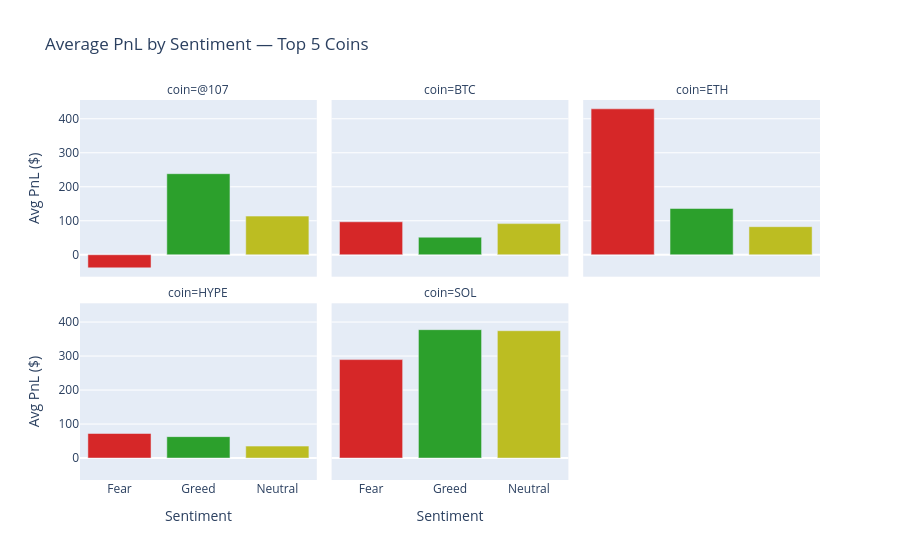

Notebook cell for this chart:
### Markdown cell above
## 4. Top Coins: Performance by Sentiment

### Code cell
top_5_coins = closed['coin'].value_counts().head(5).index.tolist()

coin_sent = (
    closed[closed['coin'].isin(top_5_coins)]
    .groupby(['coin','broad_sentiment'])
    .agg(
        avg_pnl  = ('closed_pnl','mean'),
        win_rate = ('is_winner','mean'),
        n_trades = ('closed_pnl','count')
    )
    .reset_index()
)

fig = px.bar(coin_sent, x='broad_sentiment', y='avg_pnl',
             facet_col='coin', facet_col_wrap=3,
             color='broad_sentiment',
             color_discrete_map={'Fear':'#d62728','Neutral':'#bcbd22','Greed':'#2ca02c'},
             title='Average PnL by Sentiment — Top 5 Coins',
             labels={'broad_sentiment':'Sentiment','avg_pnl':'Avg PnL ($)'})
fig.update_layout(showlegend=False)
fig.show()

### Figure 1 — Plotly figure (JSON) as saved in the notebook; plotly's stock layout.template omitted (floating-point values rounded to 4 significant figures)
{"data": [{"hovertemplate": "Sentiment=%{x}<br>coin=@107<br>Avg PnL ($)=%{y}<extra></extra>", "legendgroup": "Fear", "marker": {"color": "#d62728", "pattern": {"shape": ""}}, "name": "Fear", "orientation": "v", "showlegend": true, "textposition": "auto", "type": "bar", "x": ["Fear"], "xaxis": "x4", "y": [-38.55], "yaxis": "y4"}, {"hovertemplate": "Sentiment=%{x}<br>coin=BTC<br>Avg PnL ($)=%{y}<extra></extra>", "legendgroup": "Fear", "marker": {"color": "#d62728", "pattern": {"shape": ""}}, "name": "Fear", "orientation": "v", "showlegend": false, "textposition": "auto", "type": "bar", "x": ["Fear"], "xaxis": "x5", "y": [96.97], "yaxis": "y5"}, {"hovertemplate": "Sentiment=%{x}<br>coin=ETH<br>Avg PnL ($)=%{y}<extra></extra>", "legendgroup": "Fear", "marker": {"color": "#d62728", "pattern": {"shape": ""}}, "name": "Fear", "orientation": "v", "showlegend": false, "textposition": "auto", "type": "bar", "x": ["Fear"], "xaxis": "x6", "y": [429.2], "yaxis": "y6"}, {"hovertemplate": "Sentiment=%{x}<br>coin=HYPE<br>Avg PnL ($)=%{y}<extra></extra>", "legendgroup": "Fear", "marker": {"color": "#d62728", "pattern": {"shape": ""}}, "name": "Fear", "orientation": "v", "showlegend": false, "textposition": "auto", "type": "bar", "x": ["Fear"], "xaxis": "x", "y": [72.27], "yaxis": "y"}, {"hovertemplate": "Sentiment=%{x}<br>coin=SOL<br>Avg PnL ($)=%{y}<extra></extra>", "legendgroup": "Fear", "marker": {"color": "#d62728", "pattern": {"shape": ""}}, "name": "Fear", "orientation": "v", "showlegend": false, "textposition": "auto", "type": "bar", "x": ["Fear"], "xaxis": "x2", "y": [289.6], "yaxis": "y2"}, {"hovertemplate": "Sentiment=%{x}<br>coin=@107<br>Avg PnL ($)=%{y}<extra></extra>", "legendgroup": "Greed", "marker": {"color": "#2ca02c", "pattern": {"shape": ""}}, "name": "Greed", "orientation": "v", "showlegend": true, "textposition": "auto", "type": "bar", "x": ["Greed"], "xaxis": "x4", "y": [238.4], "yaxis": "y4"}, {"hovertemplate": "Sentiment=%{x}<br>coin=BTC<br>Avg PnL ($)=%{y}<extra></extra>", "legendgroup": "Greed", "marker": {"color": "#2ca02c", "pattern": {"shape": ""}}, "name": "Greed", "orientation": "v", "showlegend": false, "textposition": "auto", "type": "bar", "x": ["Greed"], "xaxis": "x5", "y": [51.66], "yaxis": "y5"}, {"hovertemplate": "Sentiment=%{x}<br>coin=ETH<br>Avg PnL ($)=%{y}<extra></extra>", "legendgroup": "Greed", "marker": {"color": "#2ca02c", "pattern": {"shape": ""}}, "name": "Greed", "orientation": "v", "showlegend": false, "textposition": "auto", "type": "bar", "x": ["Greed"], "xaxis": "x6", "y": [136.1], "yaxis": "y6"}, {"hovertemplate": "Sentiment=%{x}<br>coin=HYPE<br>Avg PnL ($)=%{y}<extra></extra>", "legendgroup": "Greed", "marker": {"color": "#2ca02c", "pattern": {"shape": ""}}, "name": "Greed", "orientation": "v", "showlegend": false, "textposition": "auto", "type": "bar", "x": ["Greed"], "xaxis": "x", "y": [62.99], "yaxis": "y"}, {"hovertemplate": "Sentiment=%{x}<br>coin=SOL<br>Avg PnL ($)=%{y}<extra></extra>", "legendgroup": "Greed", "marker": {"color": "#2ca02c", "pattern": {"shape": ""}}, "name": "Greed", "orientation": "v", "showlegend": false, "textposition": "auto", "type": "bar", "x": ["Greed"], "xaxis": "x2", "y": [377.6], "yaxis": "y2"}, {"hovertemplate": "Sentiment=%{x}<br>coin=@107<br>Avg PnL ($)=%{y}<extra></extra>", "legendgroup": "Neutral", "marker": {"color": "#bcbd22", "pattern": {"shape": ""}}, "name": "Neutral", "orientation": "v", "showlegend": true, "textposition": "auto", "type": "bar", "x": ["Neutral"], "xaxis": "x4", "y": [113.6], "yaxis": "y4"}, {"hovertemplate": "Sentiment=%{x}<br>coin=BTC<br>Avg PnL ($)=%{y}<extra></extra>", "legendgroup": "Neutral", "marker": {"color": "#bcbd22", "pattern": {"shape": ""}}, "name": "Neutral", "orientation": "v", "showlegend": false, "textposition": "auto", "type": "bar", "x": ["Neutral"], "xaxis": "x5", "y": [91.6], "yaxis": "y5"}, {"hovertemplate": "Sentiment=%{x}<br>coin=ETH<br>Avg PnL ($)=%{y}<extra></extra>", "legendgroup": "Neutral", "marker": {"color": "#bcbd22", "pattern": {"shape": ""}}, "name": "Neutral", "orientation": "v", "showlegend": false, "textposition": "auto", "type": "bar", "x": ["Neutral"], "xaxis": "x6", "y": [82.54], "yaxis": "y6"}, {"hovertemplate": "Sentiment=%{x}<br>coin=HYPE<br>Avg PnL ($)=%{y}<extra></extra>", "legendgroup": "Neutral", "marker": {"color": "#bcbd22", "pattern": {"shape": ""}}, "name": "Neutral", "orientation": "v", "showlegend": false, "textposition": "auto", "type": "bar", "x": ["Neutral"], "xaxis": "x", "y": [35.15], "yaxis": "y"}, {"hovertemplate": "Sentiment=%{x}<br>coin=SOL<br>Avg PnL ($)=%{y}<extra></extra>", "legendgroup": "Neutral", "marker": {"color": "#bcbd22", "pattern": {"shape": ""}}, "name": "Neutral", "orientation": "v", "showlegend": false, "textposition": "auto", "type": "bar", "x": ["Neutral"], "xaxis": "x2", "y": [374.5], "yaxis": "y2"}], "layout": {"annotations": [{"font": {}, "showarrow": false, "text": "coin=HYPE", "x": 0.16, "xanchor": "center", "xref": "paper", "y": 0.465, "yanchor": "bottom", "yref": "paper"}, {"font": {}, "showarrow": false, "text": "coin=SOL", "x": 0.5, "xanchor": "center", "xref": "paper", "y": 0.465, "yanchor": "bottom", "yref": "paper"}, {"font": {}, "showarrow": false, "text": "coin=@107", "x": 0.16, "xanchor": "center", "xref": "paper", "y": 1.0, "yanchor": "bottom", "yref": "paper"}, {"font": {}, "showarrow": false, "text": "coin=BTC", "x": 0.5, "xanchor": "center", "xref": "paper", "y": 1.0, "yanchor": "bottom", "yref": "paper"}, {"font": {}, "showarrow": false, "text": "coin=ETH", "x": 0.84, "xanchor": "center", "xref": "paper", "y": 1.0, "yanchor": "bottom", "yref": "paper"}], "barmode": "relative", "legend": {"title": {"text": "Sentiment"}, "tracegroupgap": 0}, "showlegend": false, "title": {"text": "Average PnL by Sentiment — Top 5 Coins"}, "xaxis": {"anchor": "y", "categoryarray": ["Fear", "Greed", "Neutral"], "categoryorder": "array", "domain": [0.0, 0.32], "title": {"text": "Sentiment"}}, "xaxis2": {"anchor": "y2", "categoryarray": ["Fear", "Greed", "Neutral"], "categoryorder": "array", "domain": [0.34, 0.66], "matches": "x", "title": {"text": "Sentiment"}}, "xaxis3": {"anchor": "y3", "categoryarray": ["Fear", "Greed", "Neutral"], "categoryorder": "array", "domain": [0.68, 1.0], "matches": "x", "title": {"text": "Sentiment"}}, "xaxis4": {"anchor": "y4", "domain": [0.0, 0.32], "matches": "x", "showticklabels": false}, "xaxis5": {"anchor": "y5", "domain": [0.34, 0.66], "matches": "x", "showticklabels": false}, "xaxis6": {"anchor": "y6", "domain": [0.68, 1.0], "matches": "x", "showticklabels": false}, "yaxis": {"anchor": "x", "domain": [0.0, 0.465], "title": {"text": "Avg PnL ($)"}}, "yaxis2": {"anchor": "x2", "domain": [0.0, 0.465], "matches": "y", "showticklabels": false}, "yaxis3": {"anchor": "x3", "domain": [0.0, 0.465], "matches": "y", "showticklabels": false}, "yaxis4": {"anchor": "x4", "domain": [0.535, 1.0], "matches": "y", "title": {"text": "Avg PnL ($)"}}, "yaxis5": {"anchor": "x5", "domain": [0.535, 1.0], "matches": "y", "showticklabels": false}, "yaxis6": {"anchor": "x6", "domain": [0.535, 1.0], "matches": "y", "showticklabels": false}}}
